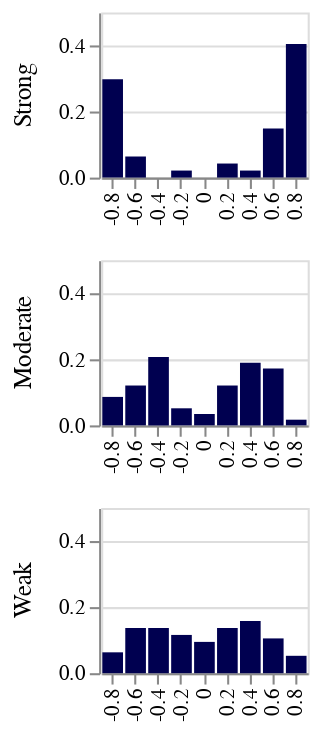

Notebook code cell kept with this figure:
### Code cell
#MANY removed
#compare_scale.pop('large')
#compare_scale.pop('packed')
#compare_scale.pop('more')
ed1fc = tag_values(merged,compare_scale)
grouped_data = group_answers(ed1fc)
grouped_data['Cat'] = grouped_data['Cat'].apply(lambda x: {1 :'Weak',2: 'Moderate', 3:'Strong'}[float(x)])
e1_normalized = normalize_groups(grouped_data[grouped_data['Negative'] == False])
x,y,z = e1_normalized.groupby('Cat')['Count'].apply(list)
#x.insert(4,0)
y.insert(4,0)
y.insert(2,0)
#z.insert(0,0)

#z.insert(4,0)
print(h3(p,x),h3(q,y),h3(r,z))
alt.Chart(e1_normalized).mark_bar().encode(
    x=alt.X('Correlation:O',title=None),
    y=alt.Y('Count:Q',title=None,scale=alt.Scale(domain=(0, 0.5))),
   # column=alt.Column('Negative:N',title='Negative statement?'),
    row=alt.Row('Cat:O',title='',sort=["Strong","Moderate","Weak"],spacing=15)
).properties(width=100,height=80).resolve_axis(x='independent') #,title='Occurrence of {} words per correlation'.format(trait))

### Figure 1 — Vega-Lite specification as saved in the notebook (floating-point values rounded to 4 significant figures)
{"config": {"mark": {"color": "#000050"}, "title": {"font": "Avenir", "anchor": "end"}, "axis": {"labelFont": "Avenir", "titleFont": "Avenir"}, "headerColumn": {"labels": false}, "header": {"labelFont": "Avenir", "labelFontSize": 12, "titleFont": "Avenir"}, "legend": {"labelFont": "Avenir", "titleFont": "Avenir"}}, "data": {"name": "data-4dfc2c0c3baf7344ffc860a436c114fb"}, "mark": "bar", "encoding": {"row": {"type": "ordinal", "field": "Cat", "sort": ["Strong", "Moderate", "Weak"], "spacing": 15, "title": ""}, "x": {"type": "ordinal", "field": "Correlation", "title": null}, "y": {"type": "quantitative", "field": "Count", "scale": {"domain": [0, 0.5]}, "title": null}}, "height": 80, "resolve": {"axis": {"x": "independent"}}, "width": 100, "$schema": "https://vega.github.io/schema/vega-lite/v4.8.1.json", "datasets": {"data-4dfc2c0c3baf7344ffc860a436c114fb": [{"Cat": "Moderate", "Correlation": -0.8, "Count": 0.08621}, {"Cat": "Moderate", "Correlation": -0.6, "Count": 0.1207}, {"Cat": "Moderate", "Correlation": -0.4, "Count": 0.2069}, {"Cat": "Moderate", "Correlation": -0.2, "Count": 0.05172}, {"Cat": "Moderate", "Correlation": 0.0, "Count": 0.03448}, {"Cat": "Moderate", "Correlation": 0.2, "Count": 0.1207}, {"Cat": "Moderate", "Correlation": 0.4, "Count": 0.1897}, {"Cat": "Moderate", "Correlation": 0.6, "Count": 0.1724}, {"Cat": "Moderate", "Correlation": 0.8, "Count": 0.01724}, {"Cat": "Strong", "Correlation": -0.8, "Count": 0.2979}, {"Cat": "Strong", "Correlation": -0.6, "Count": 0.06383}, {"Cat": "Strong", "Correlation": -0.2, "Count": 0.02128}, {"Cat": "Strong", "Correlation": 0.2, "Count": 0.04255}, {"Cat": "Strong", "Correlation": 0.4, "Count": 0.02128}, {"Cat": "Strong", "Correlation": 0.6, "Count": 0.1489}, {"Cat": "Strong", "Correlation": 0.8, "Count": 0.4043}, {"Cat": "Weak", "Correlation": -0.8, "Count": 0.06316}, {"Cat": "Weak", "Correlation": -0.6, "Count": 0.1368}, {"Cat": "Weak", "Correlation": -0.4, "Count": 0.1368}, {"Cat": "Weak", "Correlation": -0.2, "Count": 0.1158}, {"Cat": "Weak", "Correlation": 0.0, "Count": 0.09474}, {"Cat": "Weak", "Correlation": 0.2, "Count": 0.1368}, {"Cat": "Weak", "Correlation": 0.4, "Count": 0.1579}, {"Cat": "Weak", "Correlation": 0.6, "Count": 0.1053}, {"Cat": "Weak", "Correlation": 0.8, "Count": 0.05263}]}}
